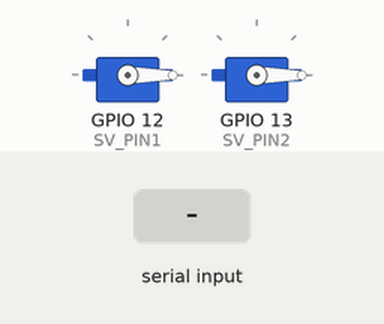
Bench run of a program on a simulated ESP32. On the bench: 2 × servo. Inputs (shaded band) come from the test bench.

Above: at 1.3 s.
1.4 s: "CB:1\n" received over Serial
At 2.5 s:
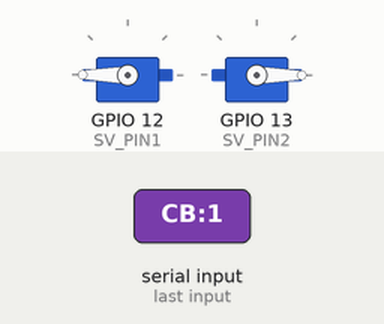
2.9 s: "CB:150\n" received over Serial
At 3.7 s:
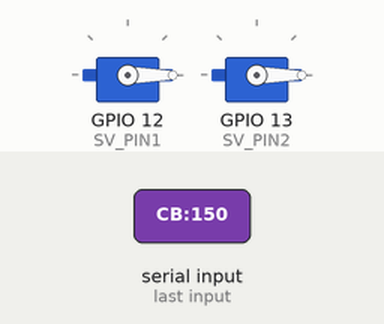
Timing chart, 0 to 5.9 s (numbered marks = the images above; inputs shaded):
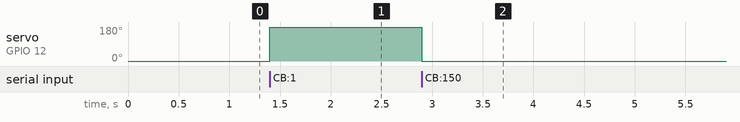

Measured:
- after the input at 1.4 s, servo on GPIO 12 (SV_PIN1): 0° → 180° at once
- after the input at 2.9 s, servo on GPIO 12 (SV_PIN1): 180° → 0° at once

The program:

main.cpp
```cpp
#include <Arduino.h>
#include <ESP32Servo.h>

//以下はサーボの初期設定の例
Servo myservo1;          // Servoオブジェクトの宣言
Servo myservo2;

const int SV_PIN1 = 12;   // サーボモーターをデジタルピン設定
const int SV_PIN2 = 13;

int servo_angle1 = 0; //サーボ角度用変数（電源ON時に初期化）
int servo_angle2 = 0;

void setup() {
  Serial.begin(115200); //ポート開放

  myservo1.attach(SV_PIN1, 500, 2400);  // サーボの割当(パルス幅500~2400msに指定)
  myservo1.write(servo_angle1); //サーボ角度をリセット
  myservo2.attach(SV_PIN2, 500, 2400);
  myservo2.write(servo_angle2);

  delay(100);
}

void loop() {
  if (Serial.available()) { //シリアル読みとり
    String data = Serial.readStringUntil('\n');
    int firstDelimiterIndex = data.indexOf(':');

    if (firstDelimiterIndex > 0){ //コマンド判定
      String command = data.substring(0, firstDelimiterIndex);
      int secondDelimiterIndex = data.indexOf(':', firstDelimiterIndex + 1);

      if (secondDelimiterIndex > 0) { //数値個数判定
        int thirdDelimiterIndex = data.indexOf(':',secondDelimiterIndex + 1);

        if (thirdDelimiterIndex > 0){ //アナログデータ3つ
          int firstValue = data.substring(firstDelimiterIndex + 1, secondDelimiterIndex).toInt();
          int secondValue = data.substring(secondDelimiterIndex + 1, thirdDelimiterIndex).toInt();
          int thirdValue = data.substring(thirdDelimiterIndex + 1).toInt();

        } else { //アナログデータ2つ
          int firstValue = data.substring(firstDelimiterIndex + 1, secondDelimiterIndex).toInt();
          int secondValue = data.substring(secondDelimiterIndex + 1).toInt();

        }
      } else { //アナログデータ1つ
        int firstValue = data.substring(firstDelimiterIndex + 1).toInt();

        //以下は例
        if (command == "CB"){ //〇ボタンが押されたら…
          if (firstValue == 1){
            myservo1.write(round(180));
          } else {
            myservo1.write(round(0));
          }
        }
      }
    }
  }
}
```
